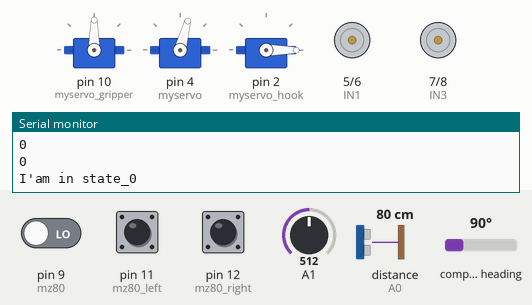
Bench run of a sketch on a simulated Arduino Uno, built with avr-gcc and run on an emulated ATmega328P. Parts: 3 × servo, motor-driver pin pairs drawn as motors (green arrow = first pin HIGH = forward, orange = second pin HIGH = backward, longer = more drive), the last lines printed to the serial monitor. Wiring (inferred from the names in the program): HMC5883L compass at I2C address 0x1E. Inputs (shaded band) come from the test bench; at power-on: pin 9 (mz80) LOW, distance to the obstacle (sensor on A0) 80 cm, pin 11 (mz80_left) LOW, pin 12 (mz80_right) LOW, A1 = 512, compass heading 90°.

Above: at 1.36 s.
1.4 s: pin 9 (mz80) driven HIGH
At 1.57 s:
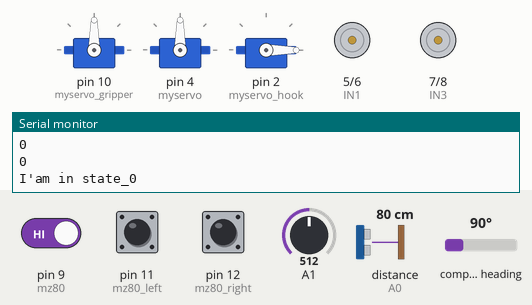
4.9 s: distance to the obstacle (sensor on A0) set to 105 cm
8.4 s: distance to the obstacle (sensor on A0) set to 115 cm
30.4 s: pin 11 (mz80_left) pulled HIGH for 1 s
At 32.1 s:
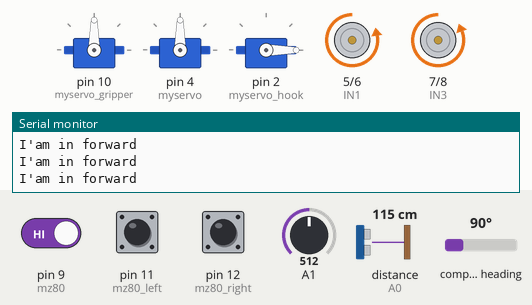
32.9 s: pin 12 (mz80_right) pulled HIGH for 1 s
At 33.7 s:
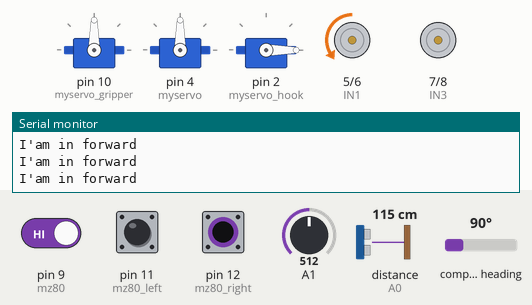
35.4 s: pin 9 (mz80) driven LOW
At 36.4 s:
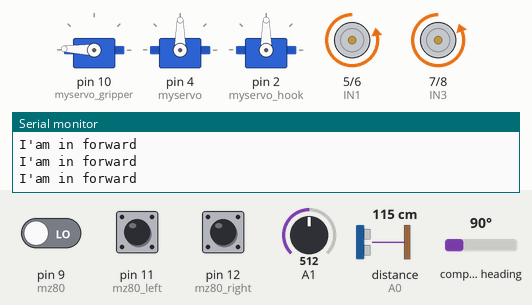
Timing chart, 0 to 38.2 s (numbered marks = the images above; inputs shaded):
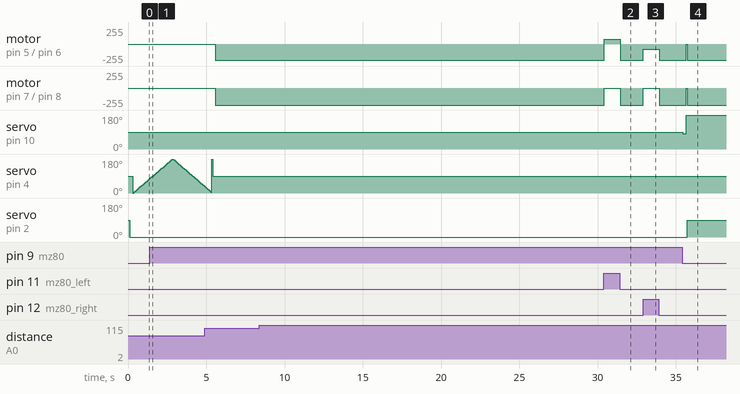

Measured:
- after the input at 30.4 s, motor on pin 5 (IN1) / pin 6 (IN2): backward 245/255 → forward 75/255 at once, → backward 245/255 1.0 s later; motor on pin 7 (IN3) / pin 8 (IN4): backward 255/255 → stopped at once, → backward 255/255 1.0 s later
- after the input at 32.9 s, motor on pin 5 (IN1) / pin 6 (IN2): backward 245/255 → backward 75/255 at once, → backward 245/255 1.0 s later; motor on pin 7 (IN3) / pin 8 (IN4): backward 255/255 → stopped at once, → backward 255/255 1.0 s later
- after the input at 35.4 s, motor on pin 5 (IN1) / pin 6 (IN2): backward 245/255 → stopped after 0.27 s, → backward 245/255 0.06 s later; motor on pin 7 (IN3) / pin 8 (IN4): backward 255/255 → stopped after 0.27 s, → backward 255/255 0.06 s later

The sketch:

pusula.ino
```cpp
#include <PID_v1.h>
#include <Servo.h>
#include <SharpIR.h>
#include <Wire.h> //I2C Arduino Library
#include "arduinoFFT.h"

#define ir A0
#define model 20150

#define cbi(sfr, bit) (_SFR_BYTE(sfr) &= ~_BV(bit))
#define sbi(sfr, bit) (_SFR_BYTE(sfr) |= _BV(bit))


#define HMC5883L_ADDR 0x1E //0011110b, I2C 7bit address of HMC5883

arduinoFFT FFT = arduinoFFT(); /* Create FFT object */

Servo myservo;
Servo myservo_gripper;
Servo myservo_hook;

bool haveHMC5883L = false;

  // create servo object to control a servo
  // variable to read the value from the analog pin
int state,freq_stop,freq_start,start;
const int mz80=9;
const int mz80_right=12;
const int mz80_left=11;
const int IN1 = 5;
const int IN2 = 6;
const int IN3 = 7;
const int IN4 = 8;

const int PWM_LIMIT = 255;
double Input, Output,Setpoint;
double kP=10, kI=0.01, kD=4;
PID myPID(&Input, &Output, &Setpoint, kP, kI, kD, REVERSE);

SharpIR SharpIR(ir, model);

      int forward(){
      Serial.println("I'am in forward");
      myservo.write(90);
      analogWrite(IN2, 245);
      analogWrite(IN1, 0);
      analogWrite(IN4, 255);
      analogWrite(IN3, 0);
      }
      int backward(){
      while(true){
      Serial.println("I'am in backward");
      analogWrite(IN2, 0);
      analogWrite(IN1, 245);
      analogWrite(IN4, 0);
      analogWrite(IN3, 255);
      }
      }
      int left(int motor){
      Serial.println("I'am in motor");
      analogWrite(IN2, 0);
      analogWrite(IN1, motor);
      analogWrite(IN4, motor);
      analogWrite(IN3, 0);
      }
      int right(int motor2){
      Serial.println("I'am in motor2");
      analogWrite(IN2, motor2);
      analogWrite(IN1, 0);
      analogWrite(IN4, 0);
      analogWrite(IN3, motor2);
      }
         int Stop(){
      Serial.println("I'am in stop");
      myservo.write(90);
      myservo_gripper.write(90);
      analogWrite(IN2, 0);
      analogWrite(IN1, 0);
      analogWrite(IN4, 0);
      analogWrite(IN3, 0);
      }
int fft(){
  Serial.println("I'am in fft");
  const uint16_t samples = 128; //This value MUST ALWAYS be a power of 2
  const double samplingFrequency = 47000;

  double vReal[samples];
  double vImag[samples];

   for (uint8_t i = 0; i < samples; i++)
  {
    int mic= analogRead(A1);
    vReal[i] = mic;
  }

  FFT.Windowing(vReal, samples, FFT_WIN_TYP_HAMMING, FFT_FORWARD);  /* Weigh data */
  FFT.Compute(vReal, vImag, samples, FFT_FORWARD); /* Compute FFT */
  FFT.ComplexToMagnitude(vReal, vImag, samples); /* Compute magnitudes */
  double x = FFT.MajorPeak(vReal, samples, samplingFrequency);
  memset(vReal, 0, sizeof(vReal));
  memset(vImag, 0, sizeof(vImag));
  return x;

  }


int getMin(int* array, int size)
{
  int minimum = array[0];
  int min_i;
  for (int i = 0; i < size; i++)
  {
    if (array[i] < minimum) {
      minimum = array[i];
      min_i = i;
    }
  }
  return min_i;
}
int motor(int degree_handle, int distance_handle)
{
  Serial.println("I'am in motor");
  Serial.println(degree_handle);
  int distance=SharpIR.distance();
  delay(50);
  if (degree_handle < 0 && degree_handle > 180) {
    analogWrite(IN2, 0);
    analogWrite(IN1, 0);
    analogWrite(IN4, 0);
    analogWrite(IN3, 0);
  }
  if (degree_handle >85 && degree_handle<95 )
  {
          analogWrite(IN2, 255);
          analogWrite(IN1, 0);
          analogWrite(IN4, 255);
          analogWrite(IN3, 0);

  }
  else if (degree_handle >= 95 && degree_handle <= 180) {
    while(distance>(distance_handle+30))
    {
      distance=SharpIR.distance();
      delay(50);

      analogWrite(IN2, 0);
      analogWrite(IN1, 50);
      analogWrite(IN4, 50);
      analogWrite(IN3, 0);
    }
    analogWrite(IN2, 0);
    analogWrite(IN1, 0);
    analogWrite(IN4, 0);
    analogWrite(IN3, 0);
  }
  else if (degree_handle <= 85 && degree_handle >= 0) {
   while(distance>(distance_handle+30))
    {
      distance=SharpIR.distance();
      delay(50);

      analogWrite(IN2, 50);
      analogWrite(IN1, 0);
      analogWrite(IN4, 0);
      analogWrite(IN3, 50);
    }
    analogWrite(IN2, 0);
    analogWrite(IN1, 0);
    analogWrite(IN4, 0);
    analogWrite(IN3, 0);
    }
}


bool detectHMC5883L ()
{
  // read identification registers
  Wire.beginTransmission(HMC5883L_ADDR); //open communication with HMC5883
  Wire.write(10); //select Identification register A
  Wire.endTransmission();
  Wire.requestFrom(HMC5883L_ADDR, 3);
  if(3 == Wire.available()) {
    char a = Wire.read();
    char b = Wire.read();
    char c = Wire.read();
    if(a == 'H' && b == '4' && c == '3')
      return true;
  }

  return false;
}

  int compass(){

    bool detect = detectHMC5883L();
  float heading;
  float headingDegrees;
  if(!haveHMC5883L)
  {
    if(detect)
    {
      haveHMC5883L = true;
      Serial.println("We have HMC5883L, moving on");
      // Put the HMC5883 IC into the correct operating mode
      Wire.beginTransmission(HMC5883L_ADDR); //open communication with HMC5883
      Wire.write(0x02); //select mode register
      Wire.write(0x00); //continuous measurement mode
      Wire.endTransmission();
    }
    else
    {
      Serial.println("No HMC5883L detected!");
      delay(2000);
      return 0;
    }
  }
  else
  {
    if(!detect) {
      haveHMC5883L = false;
      Serial.println("Lost connection to HMC5883L!");
      delay(2000);
      return 0;
    }
  }

  int x,y,z; //triple axis data

  //Tell the HMC5883 where to begin reading data
  Wire.beginTransmission(HMC5883L_ADDR);
  Wire.write(0x03); //select register 3, X MSB register
  Wire.endTransmission();

  Wire.requestFrom(HMC5883L_ADDR, 6);
  if(6<=Wire.available()){
    x = Wire.read()<<8; //X msb
    x |= Wire.read(); //X lsb
    z = Wire.read()<<8; //Z msb
    z |= Wire.read(); //Z lsb
    y = Wire.read()<<8; //Y msb
    y |= Wire.read(); //Y lsb

    heading = atan2(y, x);
  if(heading < 0)
    heading += 2*PI;

  if(heading > 2*PI)
    heading -= 2*PI;

  headingDegrees = heading * 180/M_PI;
  }

  return headingDegrees;
  delay(250);
    }


  int backtohome(int pos_home){
    Serial.println("I'am in backtohome");
    while(true){
      double pos_dif_motor,pos_dif,motor_pwm;
      double pos_current=compass();

      if(pos_home>pos_current){
        pos_dif=pos_home-pos_current;
        if(pos_dif>180){
          pos_dif_motor=360-pos_dif;
          if(pos_dif_motor>10){
            left(motor_pwm);
            }
          else if(pos_dif_motor<=10){
            forward();
            }
          }
        else if(pos_dif<180){
          pos_dif_motor=pos_dif;
          if(pos_dif_motor>10){
            right(motor_pwm);
            }
            else if(pos_dif_motor<=10){
            forward();
            }
          }
         else{
            forward();
          }
        }
      else if(pos_home<pos_current){
        pos_dif=pos_current-pos_home;
        if(pos_dif>180){
          pos_dif_motor=360-pos_dif;
           if(pos_dif_motor>10){
            right(motor_pwm);
            }
            else if(pos_dif_motor<=10){
            forward();
            }
          }
        else if(pos_dif<180){
          pos_dif_motor=pos_dif;
          if(pos_dif_motor>10){
            left(motor_pwm);
            }
          else if(pos_dif_motor<=10){
            forward();
            }
          }
        else{
            forward();
          }
        }

        else{
            forward();
          }

      Setpoint=pos_dif_motor;
      Input=pos_dif_motor;
      myPID.Compute();
      motor_pwm=Output;
      /*
      Serial.println(pos_dif_motor);
      Serial.println("motor_pwm");
      Serial.println(motor_pwm);
     */
      }
    }


  int state_0(){
      Serial.println("I'am in state_0");
      int inc[72] = {
        0, 5, 10, 15, 20, 25, 30, 35, 40, 45, 50, 55, 60, 65, 70, 75, 80, 85, 90, 95, 100, 105,
        110, 115, 120, 125, 130, 135, 140, 145, 150, 155, 160, 165, 170, 175, 180
        , 175, 170, 165, 160, 155, 150, 145, 140, 135, 130, 125, 120, 115, 110, 105, 100, 95, 90,
        85, 80, 75, 70, 65, 60, 55, 50, 45, 40, 35, 30, 25, 20, 15, 10, 5
      };
      int radar[72] = {};
      int dis_handle,handle, degree;
      int i=0;
      int val;
      while(i<=72){
      int dis = SharpIR.distance();
       val = inc[i];
       radar[i] = dis;
       myservo.write(val);//100-178 aralık// sets the servo position according to the scaled value
       //Serial.println(val);
       delay(50);
      // waits for the servo to get there
      i = i + 1;
      if (i == 73)
      {
        handle = getMin(radar, 72);
        degree = inc[handle];
        dis_handle = radar[handle];
        myservo.write(90);
        delay(50);
        Serial.println(degree);
        motor(degree,dis_handle);
       }
     }
     return dis_handle;
    }

    int go(int distance_handle){
          Serial.println("I'am in go");
          int mid=digitalRead(mz80);
          int distance=SharpIR.distance();
          unsigned long previousMillis;
          const long interval = 1000;
           unsigned long currentMillis = millis();
           previousMillis=currentMillis;
          while(mid==1 && (currentMillis - previousMillis < interval)){
            currentMillis = millis();
            Serial.println(currentMillis - previousMillis);
            forward();
            }
          while(mid==1 && (currentMillis - previousMillis >= interval)){
          currentMillis = millis();
          int left=digitalRead(mz80_left);
          int right=digitalRead(mz80_right);
          mid=digitalRead(mz80);
          distance=SharpIR.distance();
          if(left==0 && right==1){
            //şimdi sağ gördü hafif sola dön taki sharp en azı görene kadar(motordan al)
                analogWrite(IN2, 75);
                analogWrite(IN1, 0);
                analogWrite(IN4, 0);
                analogWrite(IN3, 75);
             /*while(distance>(distance_handle+20))
              {
                distance=SharpIR.distance();
                delay(50);
                analogWrite(IN2, 75);
                analogWrite(IN1, 0);
                analogWrite(IN4, 0);
                analogWrite(IN3, 75);
              }
              forward();
              distance_handle=SharpIR.distance();*/
            }
          else if(left==1 && right==0){
            //şimdi sol gördü hafif sağa döne ama devam et sharp en azı görene kadar(motordan al)
                analogWrite(IN2, 0);
                analogWrite(IN1, 75);
                analogWrite(IN4, 75);
                analogWrite(IN3, 0);
                 /*while(distance>(distance_handle+20))
              {
                distance=SharpIR.distance();
                delay(50);
                analogWrite(IN2, 0);
                analogWrite(IN1, 75);
                analogWrite(IN4, 75);
                analogWrite(IN3, 0);
              }
              forward();
              distance_handle=SharpIR.distance();*/
            }
          else if(left==0 && right==0 ){
            forward();
            //distance_handle=SharpIR.distance();;
            }
          else if(left==1 && right==1){
            forward();
            //distance_handle=SharpIR.distance();;
            }
          }
      }


      int gripper(int Open){
        if(Open==1){
        myservo.write(90);
        myservo_gripper.write(178);
        delay(50);
        }
        else if(Open==0){
        myservo.write(90);
        myservo_gripper.write(80);
        delay(50);
        }
        else{
        myservo.write(90);
        myservo_gripper.write(80);
        delay(50);
        }
        }
void setup() {
  myservo_gripper.attach(10);
  myservo.attach(4);// attaches the servo on pin 9 to the servo objec
  myservo_hook.attach(2);

  myPID.SetMode(AUTOMATIC);
  myPID.SetOutputLimits(0, PWM_LIMIT);
  myPID.SetSampleTime(50);
  Wire.begin();
  // lower I2C clock http://www.gammon.com.au/forum/?id=10896
  TWBR = 78;  // 25 kHz
  TWSR |= _BV (TWPS0);  // change prescaler
  pinMode(IN1, OUTPUT);
  pinMode(IN2, OUTPUT);
  pinMode(IN3, OUTPUT);
  pinMode(IN4, OUTPUT);
  pinMode(mz80, INPUT);
  pinMode(mz80_left, INPUT);
  pinMode(mz80_right, INPUT);
  pinMode(A1, INPUT);
  sbi(ADCSRA, 1);
  cbi(ADCSRA, 1);
  cbi(ADCSRA, 0);

  delay(100);
  Serial.begin(9600);
  state=0; // fft çalışırken 10 yap
  freq_stop=0;
  freq_start=0;
  start=0;
  myservo_hook.write(0);
}


void loop() {
  // scale it to use it with the servo (value between 0 and 180)
    int pos_home,dist_handle,pos_handle;
    int freq=fft();
    Serial.println(freq);
    Serial.println(freq_start);
    /*
    if(freq<=6000 && freq>=4000){
    freq_start=freq_start+1;
    }
    if(freq_start==10){
      freq_start=0;
      state=0;
      }
     if(freq<=11000 && freq>=9000){
      freq_stop=freq_stop+1;
    }
    if(freq_stop==10){
      freq_stop=0;
      state=3;
     }
    */

    if(state==0){
    pos_home=90;
    myservo_hook.write(0);
    state_0();
    dist_handle=SharpIR.distance();
    state=1;
    }
    if(state==1){
    if(digitalRead(mz80)==HIGH){
      go(dist_handle);
      gripper(0);
      }
     else{
      Stop();
      gripper(1);
      myservo_hook.write(90);
      state=2;
      }
    }
  if(state==2){
    backtohome(pos_home);
  }
  if(state==3){
    Stop();
    }
}
```
